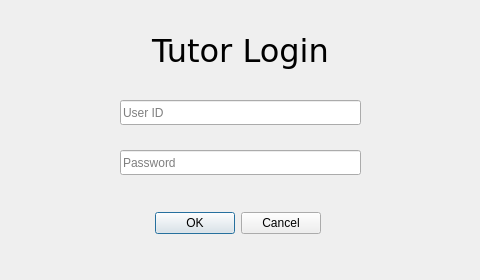
<?xml version="1.0" encoding="UTF-8"?>
<ui version="4.0">
 <class>Dialog</class>
 <widget class="QDialog" name="Dialog">
  <property name="windowModality">
   <enum>Qt::NonModal</enum>
  </property>
  <property name="geometry">
   <rect>
    <x>0</x>
    <y>0</y>
    <width>480</width>
    <height>280</height>
   </rect>
  </property>
  <property name="sizePolicy">
   <sizepolicy hsizetype="Fixed" vsizetype="Fixed">
    <horstretch>0</horstretch>
    <verstretch>0</verstretch>
   </sizepolicy>
  </property>
  <property name="minimumSize">
   <size>
    <width>480</width>
    <height>280</height>
   </size>
  </property>
  <property name="maximumSize">
   <size>
    <width>480</width>
    <height>280</height>
   </size>
  </property>
  <property name="contextMenuPolicy">
   <enum>Qt::NoContextMenu</enum>
  </property>
  <property name="windowTitle">
   <string>Tutor Login</string>
  </property>
  <property name="windowOpacity">
   <double>1.000000000000000</double>
  </property>
  <property name="autoFillBackground">
   <bool>false</bool>
  </property>
  <property name="sizeGripEnabled">
   <bool>false</bool>
  </property>
  <property name="modal">
   <bool>false</bool>
  </property>
  <widget class="QLineEdit" name="lineEdit">
   <property name="geometry">
    <rect>
     <x>120</x>
     <y>100</y>
     <width>241</width>
     <height>25</height>
    </rect>
   </property>
   <property name="placeholderText">
    <string>User ID</string>
   </property>
  </widget>
  <widget class="QLineEdit" name="lineEdit_2">
   <property name="geometry">
    <rect>
     <x>120</x>
     <y>150</y>
     <width>241</width>
     <height>25</height>
    </rect>
   </property>
   <property name="echoMode">
    <enum>QLineEdit::Password</enum>
   </property>
   <property name="placeholderText">
    <string>Password</string>
   </property>
  </widget>
  <widget class="QDialogButtonBox" name="buttonBox">
   <property name="geometry">
    <rect>
     <x>150</x>
     <y>210</y>
     <width>176</width>
     <height>27</height>
    </rect>
   </property>
   <property name="standardButtons">
    <set>QDialogButtonBox::Cancel|QDialogButtonBox::Ok</set>
   </property>
   <property name="centerButtons">
    <bool>true</bool>
   </property>
  </widget>
  <widget class="QLabel" name="label">
   <property name="geometry">
    <rect>
     <x>140</x>
     <y>30</y>
     <width>201</width>
     <height>41</height>
    </rect>
   </property>
   <property name="font">
    <font>
     <family>DejaVu Sans</family>
     <pointsize>24</pointsize>
    </font>
   </property>
   <property name="text">
    <string>Tutor Login</string>
   </property>
   <property name="alignment">
    <set>Qt::AlignCenter</set>
   </property>
  </widget>
 </widget>
 <resources/>
 <connections/>
</ui>
